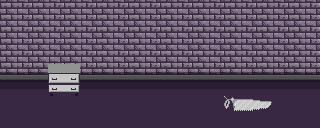

The image is a tile-based game level rendered from a .tmx file. Its description and complete source (layers, tilesets, objects, tile grids) follow:
An orthogonal 20x8 tile map with 16x16 px tiles, 3 tile layers (background, obstacles, items).

<map version="1.9" tiledversion="1.9.2" orientation="orthogonal" renderorder="right-down" width="20" height="8" tilewidth="16" tileheight="16" infinite="0" nextlayerid="4" nextobjectid="1">
 <tileset firstgid="1" source="morgTileSet.tsx" />
 <layer id="1" name="background" width="20" height="8">
  <data encoding="csv">
1,2,1,2,1,2,1,2,1,2,1,2,1,2,1,2,1,2,1,2,
12,13,12,13,12,13,12,13,12,13,12,13,12,13,12,13,12,13,12,13,
23,24,23,24,23,24,23,24,23,24,23,24,23,24,23,24,23,24,23,24,
34,35,34,35,34,35,34,35,34,35,34,35,34,35,34,35,34,35,34,35,
45,46,45,46,45,46,45,46,45,46,45,46,45,46,45,46,45,46,45,46,
56,57,56,57,56,57,56,57,56,57,56,57,56,57,56,57,56,57,56,57,
67,68,67,68,67,68,67,68,67,68,67,68,67,68,67,68,67,68,67,68,
78,79,78,79,78,79,78,79,78,79,78,79,78,79,78,79,78,79,78,79
</data>
 </layer>
 <layer id="2" name="obstacles" width="20" height="8">
  <data encoding="csv">
0,0,0,0,0,0,0,0,0,0,0,0,0,0,0,0,0,0,0,0,
0,0,0,0,0,0,0,0,0,0,0,0,0,0,0,0,0,0,0,0,
0,0,0,0,0,0,0,0,0,0,0,0,0,0,0,0,0,0,0,0,
0,0,0,0,0,0,0,0,0,0,0,0,0,0,0,0,0,0,0,0,
0,0,0,73,74,0,0,0,0,0,0,0,0,0,0,0,0,0,0,0,
0,0,0,84,85,0,0,0,0,0,0,0,0,0,0,0,0,0,0,0,
0,0,0,0,0,0,0,0,0,0,0,0,0,0,0,0,0,0,0,0,
0,0,0,0,0,0,0,0,0,0,0,0,0,0,0,0,0,0,0,0
</data>
 </layer>
 <layer id="3" name="items" width="20" height="8">
  <data encoding="csv">
0,0,0,0,0,0,0,0,0,0,0,0,0,0,0,0,0,0,0,0,
0,0,0,0,0,0,0,0,0,0,0,0,0,0,0,0,0,0,0,0,
0,0,0,0,0,0,0,0,0,0,0,0,0,0,0,0,0,0,0,0,
0,0,0,0,0,0,0,0,0,0,0,0,0,0,0,0,0,0,0,0,
0,0,0,0,0,0,0,0,0,0,0,0,0,0,0,0,0,0,0,0,
0,0,0,0,0,0,0,0,0,0,0,0,0,0,0,0,0,0,0,0,
0,0,0,0,0,0,0,0,0,0,0,0,0,0,75,76,77,0,0,0,
0,0,0,0,0,0,0,0,0,0,0,0,0,0,0,0,0,0,0,0
</data>
 </layer>
</map>